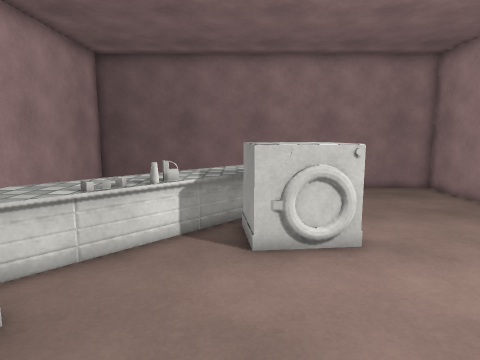
view 1 (above)

12 first-person views from a walk through a Unity game level. The camera is 1.5 m above the floor, tilts 8° down and sees 75° across. The floor is counted in squares, 0.5 m on a side. Each view is taken from the middle of a square. On the plan, view 1 faces up. The plan holds only what a view shows up to about 20 squares ahead; the rest is blank. Surface patterns are stand-ins for the level's own textures.

view 2
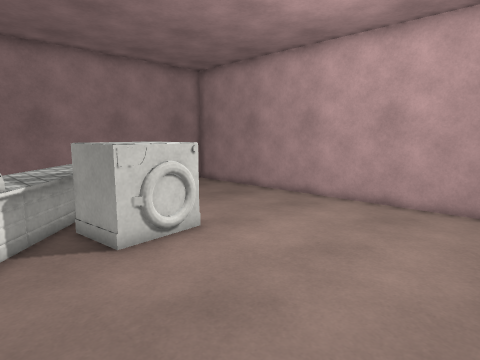

view 3
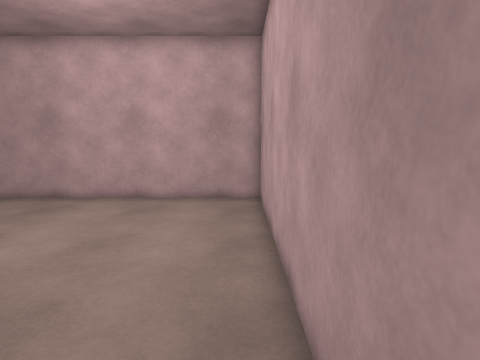

view 4
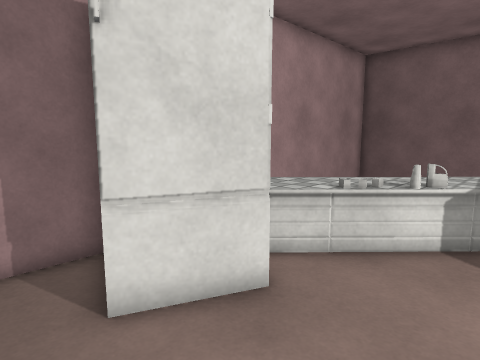

view 5
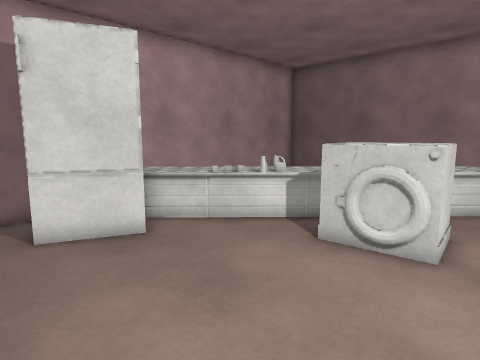

view 6
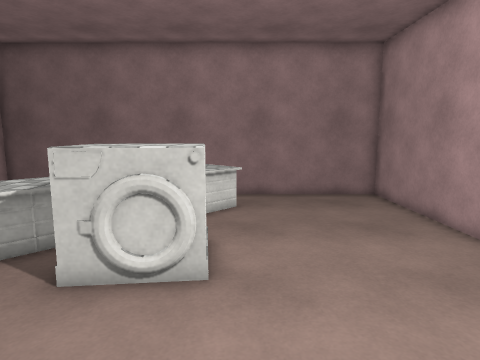

view 7
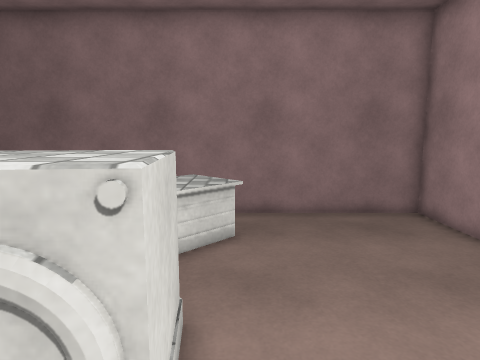

view 8
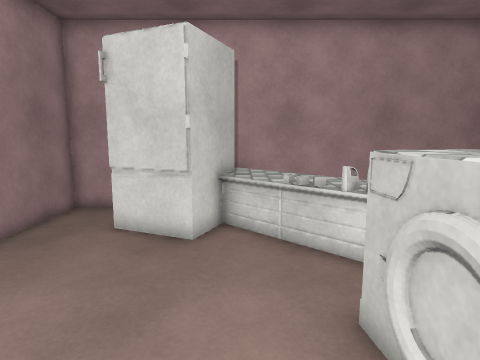

view 9
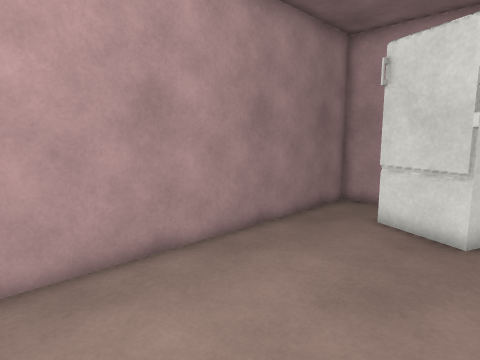

view 10
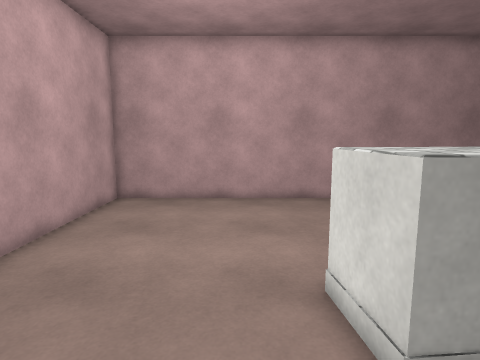

view 11
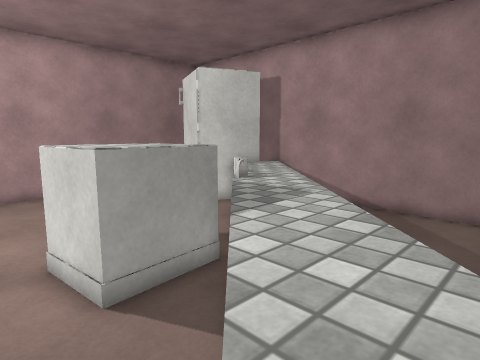

view 12
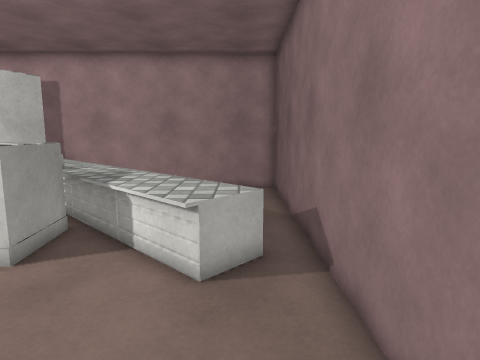

### Floor plan
Key: @ floor where view 1 was taken; # wall or solid block; . floor; ^ raised ledge.
Columns run from 8 left of view 1 to 11 right of it. Each row starts with its distance up from view 1.
 18 ####################
 17 # .................#
 16 #        .^^.......#
 15 #....    ^^^^......#
 14 #....   ^^^^.......#
 13 #...   ^^^^........#
 12 #..   ^^^^.........#
 11 #.   ^^^^..........#
 10 #   ^^^^^^^^.......#
  9 #  ^^^^.^^^^.......#
  8 # ^^^^#..^^^.......#
  7 #^^^^..............#
  6 #^^^...............#
  5 # ^##..............#
  4 #  ##..............#
  3 #  ##..............#
  2 #. #...............#
  1 #..................#
  0 #.......@..........#
 -1 ####################

Where each view was taken, in squares from view 1:
view 1: 0 up, 0 right, facing up
view 2: 0 up, 3 left, facing up-right
view 3: 0 up, 4 left, facing right
view 4: 0 up, 0 right, facing up-left
view 5: 0 up, 5 right, facing up-left
view 6: 2 up, 4 right, facing up
view 7: 6 up, 4 right, facing up
view 8: 6 up, 5 right, facing left
view 9: 6 up, 6 right, facing down-left
view 10: 14 up, 5 right, facing down
view 11: 16 up, 5 right, facing down-left
view 12: 16 up, 10 right, facing left
